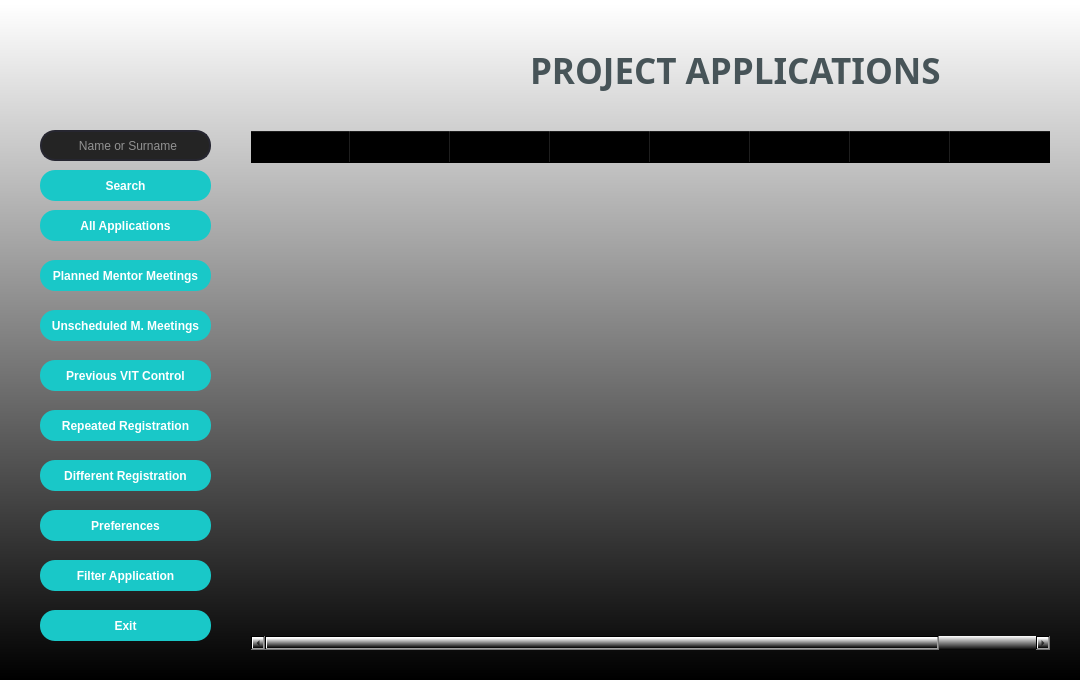
<?xml version="1.0" encoding="UTF-8"?>
<ui version="4.0">
 <class>Form</class>
 <widget class="QWidget" name="Form">
  <property name="geometry">
   <rect>
    <x>0</x>
    <y>0</y>
    <width>1080</width>
    <height>680</height>
   </rect>
  </property>
  <property name="minimumSize">
   <size>
    <width>1080</width>
    <height>680</height>
   </size>
  </property>
  <property name="maximumSize">
   <size>
    <width>1080</width>
    <height>680</height>
   </size>
  </property>
  <property name="windowTitle">
   <string>APPLICATION</string>
  </property>
  <property name="windowIcon">
   <iconset>
    <normaloff>pictures/wehere_icon.png</normaloff>pictures/wehere_icon.png</iconset>
  </property>
  <property name="styleSheet">
   <string notr="true">background-color: qlineargradient(spread:pad, x1:0.499773, y1:1, x2:0.5, y2:0.00568182, stop:0 rgba(0, 0, 0, 255), stop:1 rgba(255, 255, 255, 255));</string>
  </property>
  <widget class="QPushButton" name="pushButton_app_all_app">
   <property name="geometry">
    <rect>
     <x>40</x>
     <y>210</y>
     <width>171</width>
     <height>31</height>
    </rect>
   </property>
   <property name="font">
    <font>
     <family>Arial</family>
     <bold>true</bold>
    </font>
   </property>
   <property name="styleSheet">
    <string notr="true">QPushButton{
	border-radius : 15px;
	background-color : rgb(25, 200, 200);
	color: rgb(255, 255, 255);
}
QPushButton:hover{
	background-color: rgb(20, 135, 135);
}</string>
   </property>
   <property name="text">
    <string>All Applications</string>
   </property>
  </widget>
  <widget class="QLabel" name="label">
   <property name="geometry">
    <rect>
     <x>270</x>
     <y>22</y>
     <width>261</width>
     <height>101</height>
    </rect>
   </property>
   <property name="styleSheet">
    <string notr="true">background-color: rgba(0, 0, 0,0%);</string>
   </property>
   <property name="text">
    <string/>
   </property>
   <property name="pixmap">
    <pixmap>pictures/wehere_logo.ico</pixmap>
   </property>
  </widget>
  <widget class="QPushButton" name="pushButton_app_planned_mentor">
   <property name="geometry">
    <rect>
     <x>40</x>
     <y>260</y>
     <width>171</width>
     <height>31</height>
    </rect>
   </property>
   <property name="font">
    <font>
     <family>Arial</family>
     <bold>true</bold>
    </font>
   </property>
   <property name="styleSheet">
    <string notr="true">QPushButton{
	border-radius : 15px;
	background-color : rgb(25, 200, 200);
	color: rgb(255, 255, 255);
}
QPushButton:hover{
	background-color: rgb(20, 135, 135);
}</string>
   </property>
   <property name="text">
    <string>Planned Mentor Meetings</string>
   </property>
  </widget>
  <widget class="QPushButton" name="pushButton_app_unscheduled_meeting">
   <property name="geometry">
    <rect>
     <x>40</x>
     <y>310</y>
     <width>171</width>
     <height>31</height>
    </rect>
   </property>
   <property name="font">
    <font>
     <family>Arial</family>
     <bold>true</bold>
    </font>
   </property>
   <property name="styleSheet">
    <string notr="true">QPushButton{
	border-radius : 15px;
	background-color : rgb(25, 200, 200);
	color: rgb(255, 255, 255);
}
QPushButton:hover{
	background-color: rgb(20, 135, 135);
}</string>
   </property>
   <property name="text">
    <string>Unscheduled M. Meetings</string>
   </property>
  </widget>
  <widget class="QPushButton" name="pushButton_app_pre_vit_control">
   <property name="geometry">
    <rect>
     <x>40</x>
     <y>360</y>
     <width>171</width>
     <height>31</height>
    </rect>
   </property>
   <property name="font">
    <font>
     <family>Arial</family>
     <bold>true</bold>
    </font>
   </property>
   <property name="styleSheet">
    <string notr="true">QPushButton{
	border-radius : 15px;
	background-color : rgb(25, 200, 200);
	color: rgb(255, 255, 255);
}
QPushButton:hover{
	background-color: rgb(20, 135, 135);
}</string>
   </property>
   <property name="text">
    <string>Previous VIT Control</string>
   </property>
  </widget>
  <widget class="QPushButton" name="pushButton_app_rep_registrations">
   <property name="geometry">
    <rect>
     <x>40</x>
     <y>410</y>
     <width>171</width>
     <height>31</height>
    </rect>
   </property>
   <property name="font">
    <font>
     <family>Arial</family>
     <bold>true</bold>
    </font>
   </property>
   <property name="styleSheet">
    <string notr="true">QPushButton{
	border-radius : 15px;
	background-color : rgb(25, 200, 200);
	color: rgb(255, 255, 255);
}
QPushButton:hover{
	background-color: rgb(20, 135, 135);
}</string>
   </property>
   <property name="text">
    <string>Repeated Registration</string>
   </property>
  </widget>
  <widget class="QPushButton" name="pushButton_diff_registration">
   <property name="geometry">
    <rect>
     <x>40</x>
     <y>460</y>
     <width>171</width>
     <height>31</height>
    </rect>
   </property>
   <property name="font">
    <font>
     <family>Arial</family>
     <bold>true</bold>
    </font>
   </property>
   <property name="styleSheet">
    <string notr="true">QPushButton{
	border-radius : 15px;
	background-color : rgb(25, 200, 200);
	color: rgb(255, 255, 255);
}
QPushButton:hover{
	background-color: rgb(20, 135, 135);
}</string>
   </property>
   <property name="text">
    <string>Different Registration</string>
   </property>
  </widget>
  <widget class="QPushButton" name="pushButton_app_preferences">
   <property name="geometry">
    <rect>
     <x>40</x>
     <y>510</y>
     <width>171</width>
     <height>31</height>
    </rect>
   </property>
   <property name="font">
    <font>
     <family>Arial</family>
     <bold>true</bold>
    </font>
   </property>
   <property name="styleSheet">
    <string notr="true">QPushButton{
	border-radius : 15px;
	background-color : rgb(25, 200, 200);
	color: rgb(255, 255, 255);
}
QPushButton:hover{
	background-color: rgb(20, 135, 135);
}</string>
   </property>
   <property name="text">
    <string>Preferences</string>
   </property>
  </widget>
  <widget class="QPushButton" name="pushButton_app_filter_app">
   <property name="geometry">
    <rect>
     <x>40</x>
     <y>560</y>
     <width>171</width>
     <height>31</height>
    </rect>
   </property>
   <property name="font">
    <font>
     <family>Arial</family>
     <bold>true</bold>
    </font>
   </property>
   <property name="styleSheet">
    <string notr="true">QPushButton{
	border-radius : 15px;
	background-color : rgb(25, 200, 200);
	color: rgb(255, 255, 255);
}
QPushButton:hover{
	background-color: rgb(20, 135, 135);
}</string>
   </property>
   <property name="text">
    <string>Filter Application</string>
   </property>
  </widget>
  <widget class="QPushButton" name="pushButton_app_exit">
   <property name="geometry">
    <rect>
     <x>40</x>
     <y>610</y>
     <width>171</width>
     <height>31</height>
    </rect>
   </property>
   <property name="font">
    <font>
     <family>Arial</family>
     <bold>true</bold>
    </font>
   </property>
   <property name="styleSheet">
    <string notr="true">QPushButton{
	border-radius : 15px;
	background-color : rgb(25, 200, 200);
	color: rgb(255, 255, 255);
}
QPushButton:hover{
	background-color: rgb(20, 135, 135);
}</string>
   </property>
   <property name="text">
    <string>Exit</string>
   </property>
  </widget>
  <widget class="QPushButton" name="pushButton_app_search">
   <property name="geometry">
    <rect>
     <x>40</x>
     <y>170</y>
     <width>171</width>
     <height>31</height>
    </rect>
   </property>
   <property name="font">
    <font>
     <family>Arial</family>
     <bold>true</bold>
    </font>
   </property>
   <property name="styleSheet">
    <string notr="true">QPushButton{
	border-radius : 15px;
	background-color : rgb(25, 200, 200);
	color: rgb(255, 255, 255);
}
QPushButton:hover{
	background-color: rgb(20, 135, 135);
}</string>
   </property>
   <property name="text">
    <string>Search</string>
   </property>
  </widget>
  <widget class="QTableWidget" name="tableWidget">
   <property name="geometry">
    <rect>
     <x>250</x>
     <y>130</y>
     <width>801</width>
     <height>521</height>
    </rect>
   </property>
   <property name="styleSheet">
    <string notr="true">background-color: rgba(0, 0, 0,0%);</string>
   </property>
   <column>
    <property name="text">
     <string>Date</string>
    </property>
   </column>
   <column>
    <property name="text">
     <string>Name Surname</string>
    </property>
   </column>
   <column>
    <property name="text">
     <string>Mail</string>
    </property>
   </column>
   <column>
    <property name="text">
     <string>Telephone</string>
    </property>
   </column>
   <column>
    <property name="text">
     <string>Post Code</string>
    </property>
   </column>
   <column>
    <property name="text">
     <string>State</string>
    </property>
   </column>
   <column>
    <property name="text">
     <string>Status</string>
    </property>
   </column>
   <column>
    <property name="text">
     <string>Economical 
Situation</string>
    </property>
    <property name="whatsThis">
     <string/>
    </property>
   </column>
  </widget>
  <widget class="QLineEdit" name="lineEdit_app_username">
   <property name="enabled">
    <bool>true</bool>
   </property>
   <property name="geometry">
    <rect>
     <x>40</x>
     <y>130</y>
     <width>171</width>
     <height>31</height>
    </rect>
   </property>
   <property name="focusPolicy">
    <enum>Qt::StrongFocus</enum>
   </property>
   <property name="styleSheet">
    <string notr="true">QLineEdit {
  border: 2px solid rgb(38, 38, 48);
  border-radius: 15px;
  color: #FFF;
  padding-left: 15px;
  background-color: rgb(36, 36, 36);
 
}

QLineEdit:hover {
	border: 2px solid rgb(0, 255, 255);
}

 QLineEdit:focus  {
  border: 2px solid rgb(35, 218, 233);
  background-color: rgb(47, 47, 47);
}

   



</string>
   </property>
   <property name="text">
    <string/>
   </property>
   <property name="placeholderText">
    <string>      Name or Surname</string>
   </property>
  </widget>
  <widget class="QLabel" name="label_2">
   <property name="geometry">
    <rect>
     <x>530</x>
     <y>50</y>
     <width>491</width>
     <height>41</height>
    </rect>
   </property>
   <property name="font">
    <font>
     <family>Arial Black</family>
     <pointsize>26</pointsize>
     <bold>true</bold>
    </font>
   </property>
   <property name="styleSheet">
    <string notr="true">background-color: rgba(0, 0, 0,0%);
color: rgb(71, 84, 88);</string>
   </property>
   <property name="text">
    <string>PROJECT APPLICATIONS</string>
   </property>
  </widget>
  <widget class="QLabel" name="label_3">
   <property name="geometry">
    <rect>
     <x>8</x>
     <y>10</y>
     <width>231</width>
     <height>121</height>
    </rect>
   </property>
   <property name="styleSheet">
    <string notr="true">background-color: rgba(0, 0, 0,0%);</string>
   </property>
   <property name="text">
    <string/>
   </property>
   <property name="pixmap">
    <pixmap>pictures/project_app.png</pixmap>
   </property>
   <property name="scaledContents">
    <bool>true</bool>
   </property>
  </widget>
 </widget>
 <resources/>
 <connections/>
</ui>
